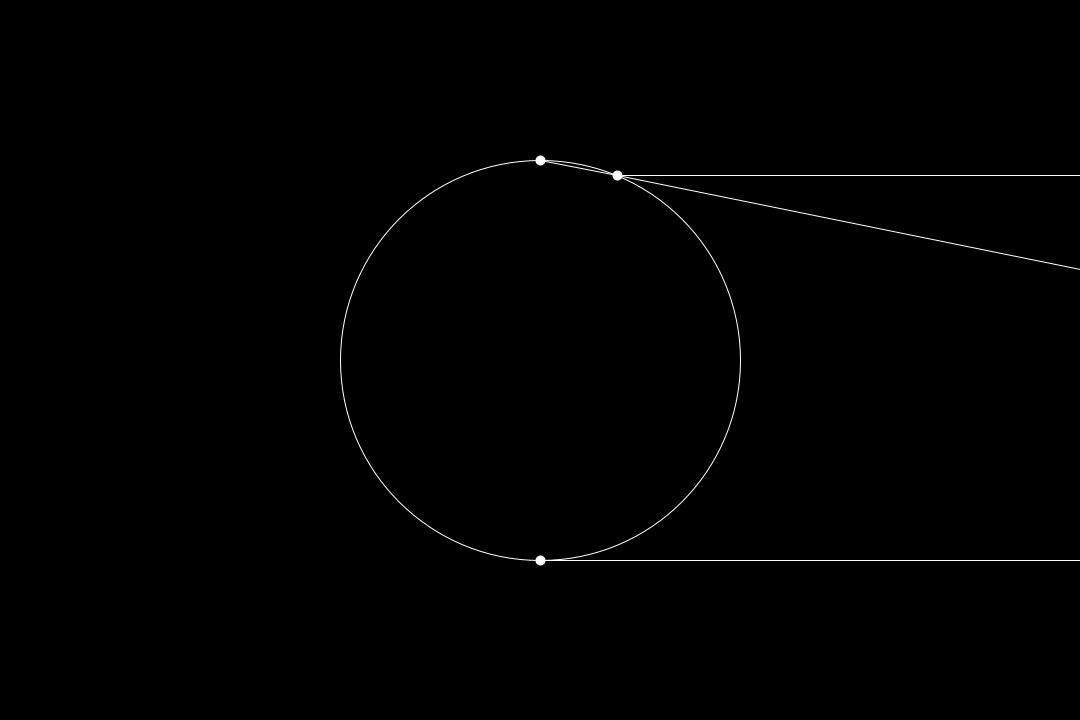
Frame 1 (no input)
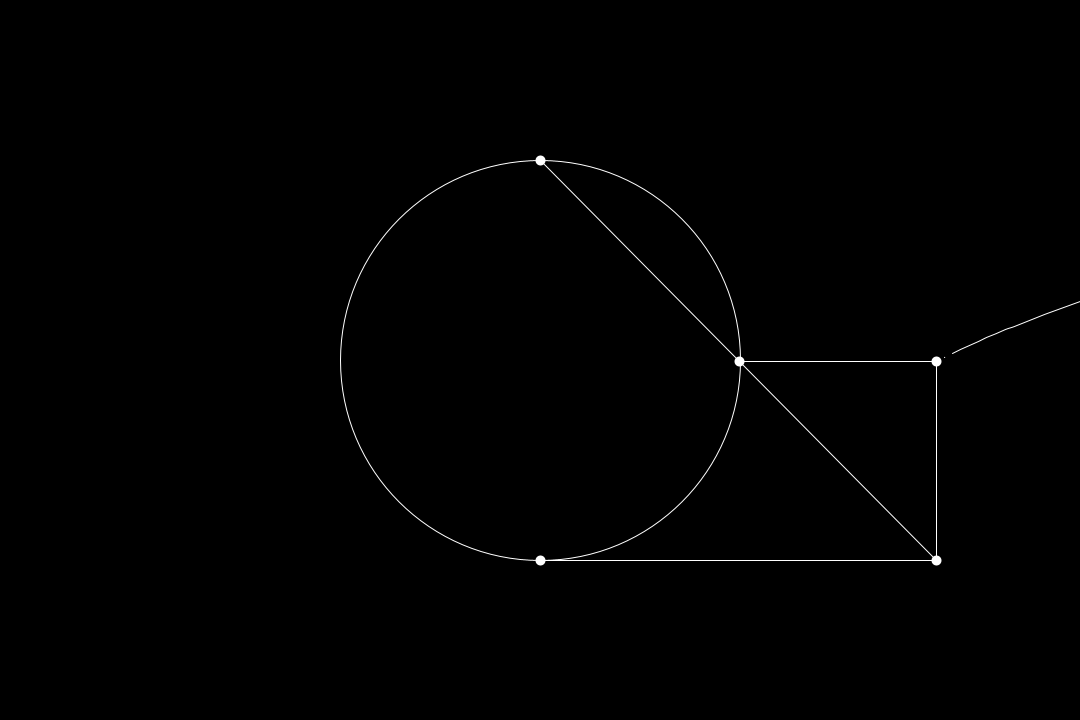
Frame 60 (the mouse pressed at the canvas centre just before this capture)
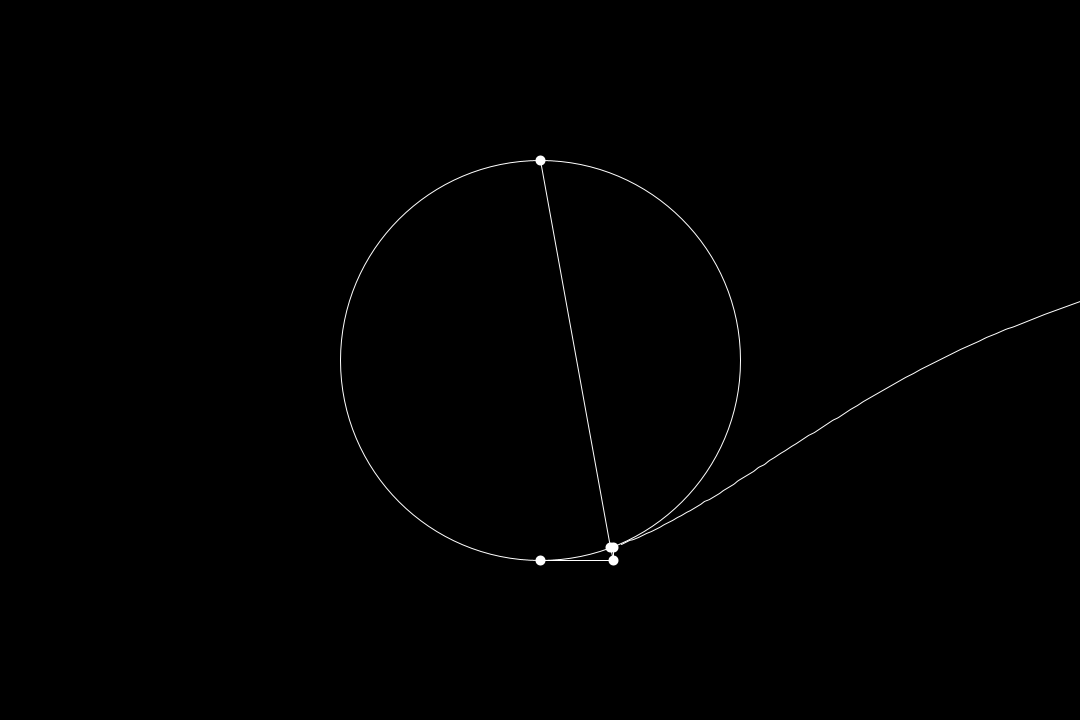
Frame 120 (the mouse held since frame 60 and released just before this capture)

The Processing sketch that drew these frames (run headless with seeded random() and noise(); from frame 60 on, the mouse is pressed at the canvas centre):

// Processing sketch: WitchofAgnesi
// ── WitchofAgnesi.pde
void ltolintersect(PVector p1, PVector p2, PVector p3, PVector p4, PVector out){
  //p1 and p2 belong to L1 and p3 and p4 belong to L2
  float detp1p2 = p1.x*p2.y - p1.y*p2.x;
  float detp3p4 = p3.x*p4.y - p3.y*p4.x;
  float outxnum = detp1p2*(p3.x-p4.x) - (detp3p4*(p1.x-p2.x));
  float outdenom = (p1.x-p2.x)*(p3.y-p4.y) - (p1.y-p2.y)*(p3.x-p4.x);
  float outynum = detp1p2*(p3.y-p4.y) - (detp3p4*(p1.y-p2.y));
  out.x = outxnum/outdenom;
  out.y = outynum/outdenom;
}

PVector refVec;
PVector refVec2;
float CircleR = 200.0;
PVector pO; 
PVector pM;
PVector lpO2; 
PVector lpM2;
float angle = .2;
float ainc = .01;
PVector prevP;
PVector prevP2;
PVector prevP3;
boolean start = true;
int count = 0;
//ArrayList<ArrayList<PVector>> pointset = new ArrayList<ArrayList<PVector>>();
ArrayList<PVector> pointset = new ArrayList<PVector>();

void setup(){
  size(1080,720);
  smooth(8);
  refVec = new PVector(1.0,0.0,0.0);
  refVec2 = new PVector(0.0,-1.0,0.0);
  pO = new PVector(0.0,-1.0*CircleR,0.0);
  pM = new PVector(0.0, CircleR, 0.0);
  lpO2 = PVector.add(pO, refVec);
  lpM2 = PVector.add(pM, refVec);
}


void draw(){
  background(0);
  int nc = int(angle/(2.0*PI));
  if (nc != count){
    //pointset = new ArrayList<ArrayList<PVector>>();
    pointset = new ArrayList<PVector>();
    count = nc;
  }
  translate(1080.0/2.0, 720.0/2.0);
  stroke(255);
  noFill();
  ellipse(0.0,0.0, CircleR*2.0, CircleR*2.0);
  float OrigA = 2*angle;
  PVector pA = new PVector(pO.x, pO.y, 0.0);
  strokeWeight(10.0);
  
  pA.rotate(OrigA);
  point(pA.x, pA.y);
  PVector lpA2 = PVector.add(pA, refVec);
  PVector pN = new PVector(0.0,0.0,0.0);
  ltolintersect(pM, lpM2, pO, pA, pN);
  point(pN.x, pN.y);
  point(pO.x, pO.y);
  point(pM.x, pM.y);
  PVector lpN2 = PVector.add(pN,refVec2);
  PVector pP = new PVector(0.0,0.0,0.0);
  ltolintersect(pA, lpA2, pN, lpN2, pP);
  point(pP.x, pP.y);
  if (start){
    prevP = pP;
    prevP2 = pP;
    prevP3 = pP;
    start = false;
  }
  stroke(255);
  strokeWeight(1.0);
  line(pP.x, pP.y, pA.x, pA.y);
  line(pP.x, pP.y, pN.x, pN.y);
  line(pA.x, pA.y, pN.x, pN.y);
  line(pO.x, pO.y, pA.x, pA.y);
  line(pM.x, pM.y, pN.x, pN.y);
  curve(prevP3.x, prevP3.y, prevP2.x, prevP2.y, prevP.x,prevP.y, pP.x,pP.y);
  //for (ArrayList<PVector> pts : pointset){
  // curve(pts.get(0).x, pts.get(0).y, pts.get(1).x, pts.get(1).y,
  //       pts.get(2).x, pts.get(2).y, pts.get(3).x, pts.get(3).y);
  //}
  beginShape();
  for (PVector pt : pointset){
    curveVertex(pt.x, pt.y);
  }
  endShape();
  //ArrayList<PVector> pts = new ArrayList<PVector>();
  //PVector pts1 = new PVector(prevP.x, prevP.y,0.0);
  PVector pts2 = new PVector(pP.x, pP.y, 0.0);
  //PVector pts3 = new PVector(prevP2.x, prevP2.y, 0.0);
  //PVector pts4 = new PVector(prevP3.x, prevP3.y, 0.0);
  //pts.add(pts4);
  //pts.add(pts3);
  //pts.add(pts1);
  //pts.add(pts2);
  //pointset.add(pts);
  pointset.add(pts2);
  prevP3.x = prevP2.x;
  prevP3.y = prevP2.y;
  prevP2.x = prevP.x;
  prevP2.y = prevP.y;
  prevP.x = pP.x;
  prevP.y = pP.y;
  
  angle += ainc;

}
